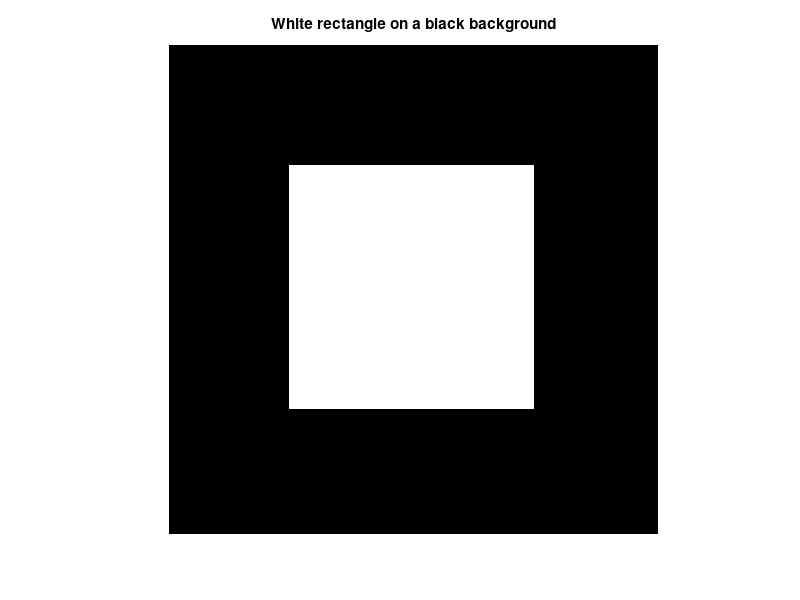
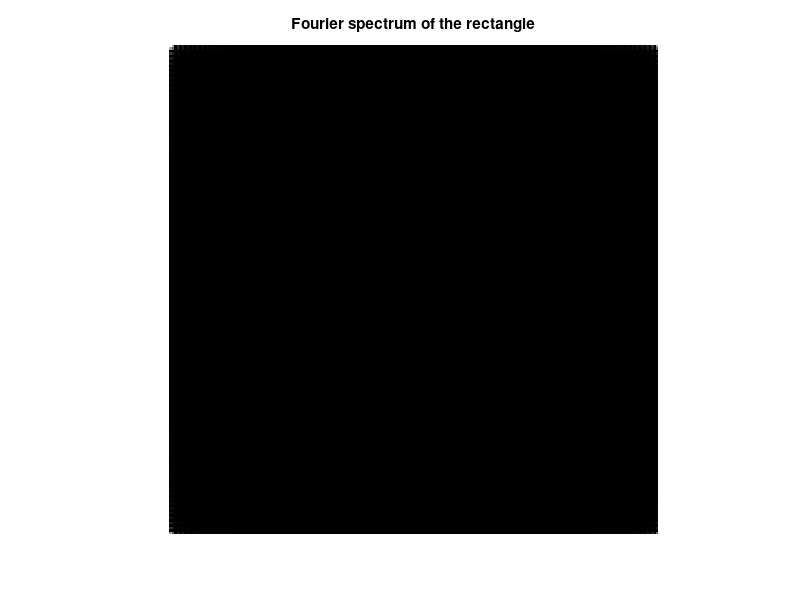
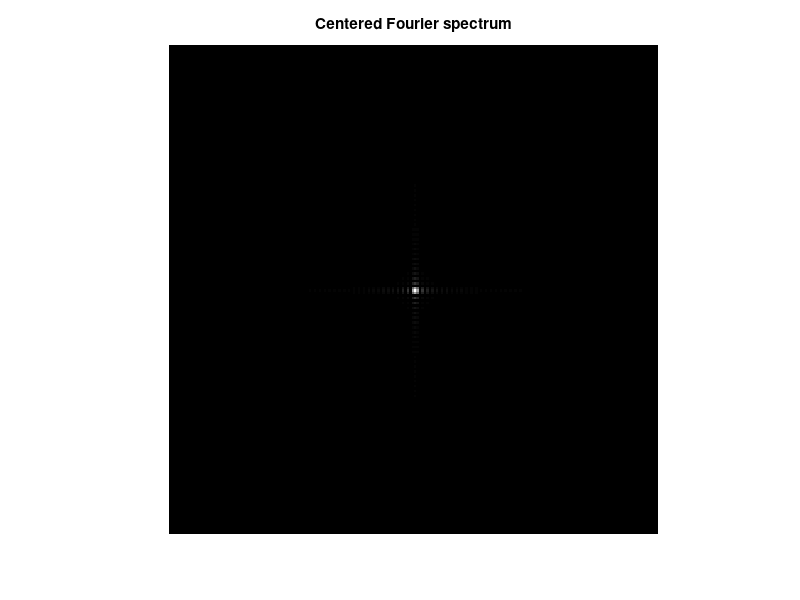
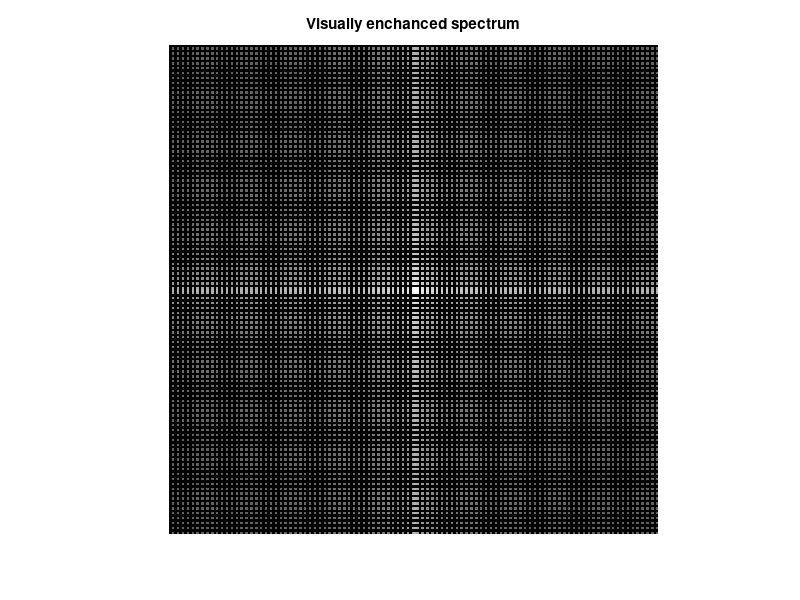

Recreate these plots in MATLAB, in order. (Note: this script raises an error after producing the figures.)
%  ==========================================================================
%  | Instructions to test individual exercise:                              |
%  | Add a return at the end of the exercise code, so it stops executing    |
%  |    further code                                                        |
%  ==========================================================================

% ex1
clear all;
close all;
clc;
image = zeros(200, 200, "uint8");
x_start = 50;
y_start = 50;
width = 100;
height = 100;

image(y_start:y_start+height-1, x_start:x_start+width-1) = 255;
figure; imshow(image, []); title("White rectangle on a black background");

fspec = fft2(image);
figure; imshow(abs(fspec), []); title("Fourier spectrum of the rectangle");

fspec_shifted = fftshift(fspec);
figure; imshow(abs(fspec_shifted), []); title("Centered Fourier spectrum");

magnitude_spectrum = log(1 + abs(fspec_shifted));
figure; imshow(abs(magnitude_spectrum), []); title("Visually enchanced spectrum");

% ex2
clear all;
close all;
clc;

snapshot = imread("files\mri_snapshot.jpg");
snapshot = rgb2gray(snapshot);
figure; imshow(snapshot, []); title("Initial image");

[M,N] = size(snapshot);
freqSpec = fftshift(fft2(snapshot));
[u, v] = meshgrid(-floor(N/2):ceil(N/2)-1, -floor(M/2):ceil(M/2)-1);
D = sqrt(u.^2 + v.^2);
D_max = max(D(:));
cutoff_percent = 0.1;
D0 = cutoff_percent * D_max;
H = double(D <= D0);
figure; imshow(H, []); title("Filtered Transfer function");

figure; mesh(u, v, H); title("The Transfer function as 3D mesh");
G = H .* freqSpec;
img_filtered = real(ifft2(ifftshift(G)));
figure; imshow(uint8(img_filtered)); title("Resulting image from filtering");

% ex3
clear all;
close all;
clc;

snapshot = imread("files\mri_snapshot.jpg");
snapshot = rgb2gray(snapshot);
figure; imshow(snapshot, []);  title("Initial image")

[M,N] = size(snapshot);
freqSpec = fftshift(fft2(snapshot));
[u, v] = meshgrid(-floor(N/2):ceil(N/2)-1, -floor(M/2):ceil(M/2)-1);
D = sqrt(u.^2 + v.^2);
D_max = max(D(:));
cutoff_percent = 0.1;
D0 = cutoff_percent * D_max;
H = 1 - double(D <= D0);
figure; imshow(H, []); title("Filtered Transfer function");

figure; mesh(u, v, H); title("The Transfer function as 3D mesh");

G = H .* freqSpec;
img_filtered = real(ifft2(ifftshift(G)));
figure; imshow(img_filtered, []); title("Resulting image from filtering");

%ex 4 
clear all;
close all;
clc;

snapshot = imread("files\mri_snapshot.jpg");
snapshot = rgb2gray(snapshot);

[M, N] = size(snapshot);
freqSpec = fftshift(fft2(snapshot));
[u, v] = meshgrid(-floor(N/2):ceil(N/2)-1, -floor(M/2):ceil(M/2)-1);
D = sqrt(u.^2 + v.^2);
D_max = max(D(:));

cutoff_percents = [0.01, 0.05, 0.5];

figure;
for i = 1:length(cutoff_percents)
    cutoff_percent = cutoff_percents(i);
    D0 = cutoff_percent * D_max;
    H = double(D <= D0);

    G = H .* freqSpec;
    img_filtered = real(ifft2(ifftshift(G)));

    subplot(3, 3, (i-1)*3 + 1);
    imshow(H, []);
    title(sprintf('H (D0=%.2f)', cutoff_percent));

    subplot(3, 3, (i-1)*3 + 2);
    mesh(u, v, H);
    title(sprintf('Mesh (D0=%.2f)', cutoff_percent));
    axis tight; view(30, 30);

    subplot(3, 3, (i-1)*3 + 3);
    imshow(img_filtered, []);
    title(sprintf('Filtered (D0=%.2f)', cutoff_percent));
end

return
%ex 5 
clear all;
close all;
clc;

snapshot = imread("files\mri_snapshot.jpg");
snapshot = rgb2gray(snapshot);
[M, N] = size(snapshot);
freqSpec = fftshift(fft2(snapshot));
[u, v] = meshgrid(-floor(N/2):ceil(N/2)-1, -floor(M/2):ceil(M/2)-1);
D = sqrt(u.^2 + v.^2);
D_max = max(D(:));

cutoff_vals = [0.01, 0.05, 0.5];
figure('Name','Task 5: Highpass Filtering','NumberTitle','off');

for i = 1:length(cutoff_vals)
    D0 = cutoff_vals(i) * D_max;
    H = 1 - double(D <= D0);  
    G = H .* freqSpec;       
    img_filtered = real(ifft2(ifftshift(G)));  

    subplot(3, 3, (i-1)*3 + 1);
    imshow(H, []);
    title(sprintf('HPF H, D0 = %.2f', cutoff_vals(i)));

    subplot(3, 3, (i-1)*3 + 2);
    mesh(u, v, H);
    title(sprintf('Mesh HPF, D0 = %.2f', cutoff_vals(i)));
    axis tight; view(30, 30);

    subplot(3, 3, (i-1)*3 + 3);
    imshow(img_filtered, []);
    title(sprintf('HPF Img, D0 = %.2f', cutoff_vals(i)));
end



